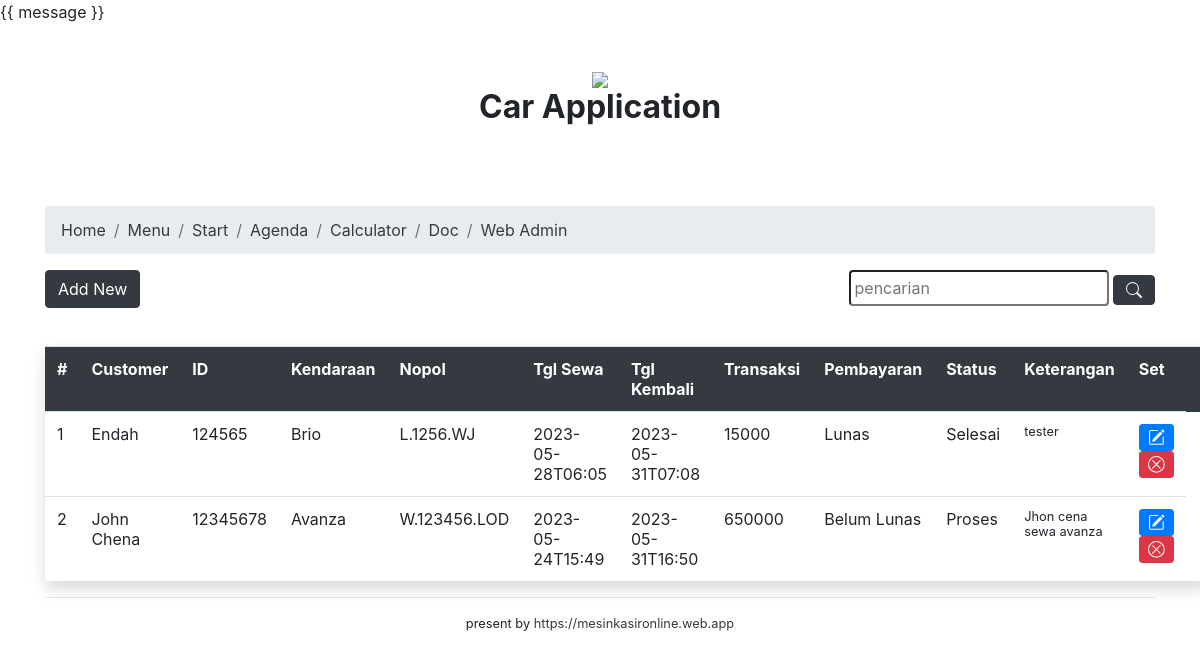
The app's page /car/stok.php with its own data.
### tables this page shows
CREATE TABLE `barang` (
  `id` int(11) NOT NULL,
  `nama` varchar(255) NOT NULL,
  `track` varchar(255) NOT NULL,
  `unit` varchar(255) NOT NULL,
  `nopol` varchar(255) NOT NULL,
  `barcode` varchar(255) NOT NULL,
  `jual` varchar(255) NOT NULL,
  `beli` double NOT NULL,
  `pay` varchar(255) NOT NULL,
  `stok` varchar(255) NOT NULL,
  `notes` text NOT NULL
);

### car/stok.php (the view, shortened to what this page needs)
<?php
require 'functions.php';
$barang = query ("SELECT * FROM barang");
?>
<!DOCTYPE html>
<html>
<head>
	<link rel="stylesheet" href="https://stackpath.bootstrapcdn.com/bootstrap/4.5.0/css/bootstrap.min.css">
</head>
<body>
	<div class="container">
		<?php require 'head.php'; ?>
		<?php require 'nav.php'; ?> <a class="btn rounded-cirlce btn-dark" href="tambah.php">Add New</a>
		<form class="float-right" action="" method="post">
			<input type="text" name="keyword" autofokus placeholder="pencarian" class="rounded p-1" autocomplete="off">
			<button type="submit" class="btn btn-dark" name="cari">
			</button>
			<br/>
			<br/>
		</form>
		<table class="table shadow rounded">
			<tr class="bg-dark text-white">
<th>#</th>
<th>Customer</th>
<th>ID</th>
<th>Kendaraan</th>
<th>Nopol</th>
<th>Tgl Sewa</th>
<th>Tgl Kembali</th>
<th>Transaksi</th>
<th>Pembayaran</th>
<th>Status</th>
<th>Keterangan</th>
<th>Set</th>
<th></th>
</tr>
<?php $i= 1; ?>
<?php foreach( $barang as $row ) : ?>
<tr>
<td><?= $i; ?></td>
<td><?= $row["nama"]; ?></td>
<td><?= $row["track"]; ?></td>
<td><?= $row["unit"]; ?></td>
<td><?= $row["nopol"]; ?></td>
<td><?= $row["barcode"]; ?></td>
<td><?= $row["jual"]; ?></td>
<td><?= $row["beli"]; ?></td>
<td><?= $row["pay"]; ?></td>
<td><?= $row ["stok"]; ?></td>
<td><small><?= $row["notes"]; ?></small></td>
	<td>
					<a class="btn btn-sm btn-primary" href="ubah.php?id=<?=$row['id'];?>">
					</a>
					<a class="btn btn-sm btn-danger" href="hapus.php?id=<?=$row['id'];?>" onclick="return confirm('Delete this transaction??');">
					</a>
				</td>
</tr>
<?php $i++; ?>
<?php endforeach; ?>
</table>
<hr>
		<p class="text-center"><small>present by <a href="https://mesinkasironline.web.app" class="text-dark"> https://mesinkasironline.web.app</a></small>
		</p>
	</div>
</body>
</html>

### car/functions.php (shortened to what this page needs)
<?php
$conn = mysqli_connect("localhost", "kasir", "kasir", "korga");
function query($query) {
	global $conn;
	$result = mysqli_query($conn, $query);
	$rows = [];
	while( $row = mysqli_fetch_assoc($result) ) {
		$rows[] = $row;
	}
	return $rows;
}
print "<div id='app'>{{ message }}</div>";
?>

### car/head.php
<div class="text-center p-3 p-md-5">
    <img class="img-fluid" src="https://2.bp.blogspot.com/-qMv0G3yldTk/XS9kKKfMbgI/AAAAAAAABP8/nE-r8B1kujolP2u-Awwr3Pi2jFXggUrlQCK4BGAYYCw/s600/axcora%2Bdesign%2Bpembuatan%2Bwebsite%2Bblogspot%2Btemplate.gif"/>
<h2><strong>Car Application</strong></h2>
<br/>
  </div>

### car/nav.php
<nav aria-label="breadcrumb">
  <ol class="breadcrumb">
    <li class="breadcrumb-item"><a class="text-dark" href="index.php">Home</a></li>
    <li class="breadcrumb-item"><a class="text-dark" href="home.php">Menu</a></li>
    <li class="breadcrumb-item"><a class="text-dark" href="stok.php">Start</a></li>
    <li class="breadcrumb-item"><a class="text-dark" href="notepad.xhtml">Agenda</a></li>
    <li class="breadcrumb-item"><a class="text-dark" href="calculator.php">Calculator</a></li>
    <li class="breadcrumb-item"><a class="text-dark" href="https://axcora.com/getaxcoracms/id/index.php?id=car-services-website-template">Doc</a></li>
    <li class="breadcrumb-item"><a class="text-dark" href="../admin">Web Admin</a></li>
  </ol>
</nav>

### records on screen
barang: nama "Endah", track "124565", unit "Brio", nopol "L.1256.WJ", barcode "2023-05-28T06:05", jual "2023-05-31T07:08", beli "15000", pay "Lunas", stok "Selesai", notes "tester"
barang: nama "John Chena", track "12345678", unit "Avanza", nopol "W.123456.LOD", barcode "2023-05-24T15:49", jual "2023-05-31T16:50", beli "650000", pay "Belum Lunas", stok "Proses", notes "Jhon cena sewa avanza"
